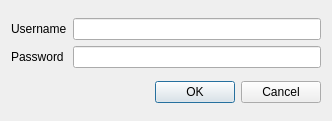
<?xml version="1.0" encoding="UTF-8"?>
<ui version="4.0">
 <class>AuthDialog</class>
 <widget class="QDialog" name="AuthDialog">
  <property name="geometry">
   <rect>
    <x>0</x>
    <y>0</y>
    <width>332</width>
    <height>121</height>
   </rect>
  </property>
  <property name="windowTitle">
   <string>Authentication</string>
  </property>
  <layout class="QVBoxLayout" name="verticalLayout">
   <item>
    <layout class="QGridLayout" name="gridLayout">
     <item row="0" column="0">
      <widget class="QLabel" name="label">
       <property name="text">
        <string>Username</string>
       </property>
      </widget>
     </item>
     <item row="0" column="1">
      <widget class="QLineEdit" name="usernameEdit"/>
     </item>
     <item row="1" column="0">
      <widget class="QLabel" name="label_2">
       <property name="text">
        <string>Password</string>
       </property>
      </widget>
     </item>
     <item row="1" column="1">
      <widget class="QLineEdit" name="passwordEdit">
       <property name="echoMode">
        <enum>QLineEdit::Password</enum>
       </property>
      </widget>
     </item>
    </layout>
   </item>
   <item>
    <widget class="QDialogButtonBox" name="buttonBox">
     <property name="orientation">
      <enum>Qt::Horizontal</enum>
     </property>
     <property name="standardButtons">
      <set>QDialogButtonBox::Cancel|QDialogButtonBox::Ok</set>
     </property>
    </widget>
   </item>
  </layout>
 </widget>
 <resources/>
 <connections>
  <connection>
   <sender>buttonBox</sender>
   <signal>accepted()</signal>
   <receiver>AuthDialog</receiver>
   <slot>accept()</slot>
   <hints>
    <hint type="sourcelabel">
     <x>248</x>
     <y>254</y>
    </hint>
    <hint type="destinationlabel">
     <x>157</x>
     <y>274</y>
    </hint>
   </hints>
  </connection>
  <connection>
   <sender>buttonBox</sender>
   <signal>rejected()</signal>
   <receiver>AuthDialog</receiver>
   <slot>reject()</slot>
   <hints>
    <hint type="sourcelabel">
     <x>316</x>
     <y>260</y>
    </hint>
    <hint type="destinationlabel">
     <x>286</x>
     <y>274</y>
    </hint>
   </hints>
  </connection>
 </connections>
</ui>
